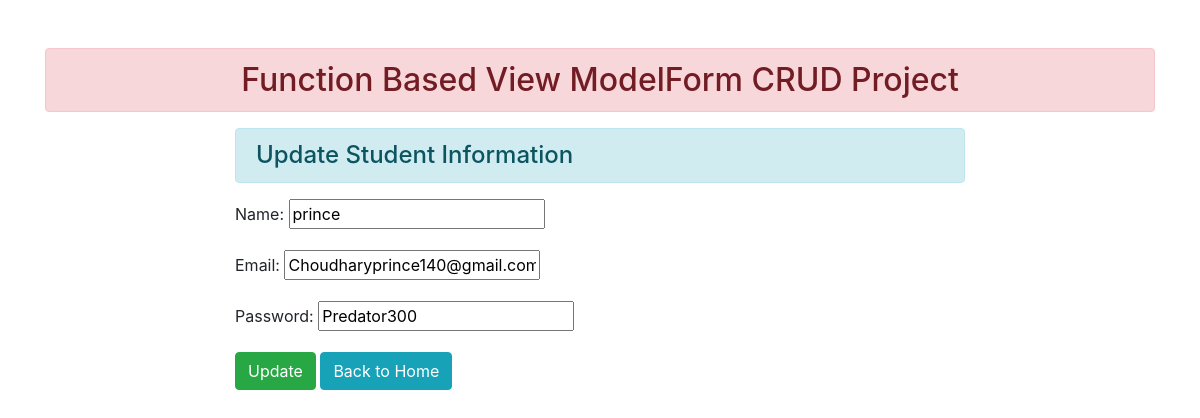
Page /4/ on the committed database.
### app/models.py (models this page shows)
class User(models.Model):
    name = models.CharField(max_length=200)
    email = models.EmailField(max_length=300)
    password = models.CharField(max_length=200)

### app/views.py (the view)
# urls.py: path('<int:id>/', views.update_data, name="updatedata")
def update_data(request, id):
    if request.method == 'POST':
        pi = User.objects.get(pk=id)
        fm = StudentRegistration(request.POST, instance=pi)
        if fm.is_valid():
            fm.save()
            Stud = User.objects.all()
            return render(request, 'enroll/addandshow.html', {'form': fm, 'stu': Stud})
    else:
        pi = User.objects.get(pk=id)
        fm = StudentRegistration(instance=pi)
        return render(request, 'enroll/updatestudent.html', {'form': fm})

### app/forms.py
class StudentRegistration(forms.ModelForm):
    class Meta:
        model = User
        fields = ['name', 'email', 'password']
        wigdets = {
            'name': forms.TextInput(attrs={'class': 'form-control'}),
            'email': forms.EmailInput(attrs={'class': 'form-control'}),
            'password': forms.PasswordInput(render_value=True, attrs={'class': 'form-control'})
        }

### app/templates/enroll/updatestudent.html (shortened to what this page needs)
{% extends 'enroll/base.html' %}
{% block content %}
<div class="row">
    <div class="col-sm-8 offset-2">
        <h4 class="alert alert-info">Update Student Information</h4>
        <form action="" method="post">
            {{form.as_p}}
            <input type="submit" class="btn btn-success" value="Update">
            <a href="{% url 'addshow' %}" class="btn btn-info">Back to Home</a>
        </form>
    </div>
</div>
{% endblock content %}

### rows in the picture
User: name "prince", email "Choudharyprince140@gmail.com", password "Predator300"
